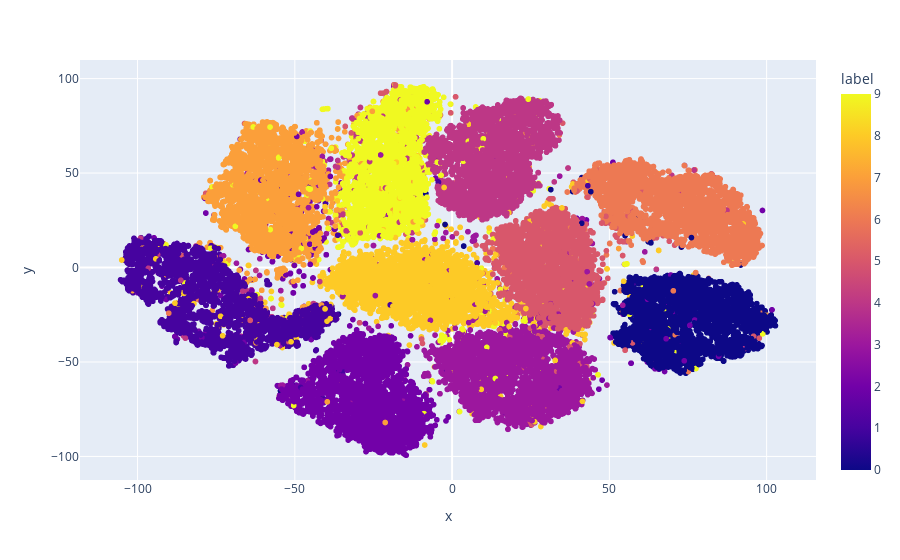

The notebook cell this image was saved under:
### Code cell
import plotly.express as px
fig=px.scatter(data,x='x',y='y',color='label')
fig.show()

### Figure 1 — Plotly figure (JSON) as saved in the notebook; plotly's stock layout.template omitted (floating-point values rounded to 4 significant figures; data arrays with more than 128 entries replaced by an {"elided": "..."} marker saying what was removed)
{"data": [{"hovertemplate": "x=%{x}<br>y=%{y}<br>label=%{marker.color}<extra></extra>", "legendgroup": "", "marker": {"color": {"elided": "42000 int values"}, "coloraxis": "coloraxis", "symbol": "circle"}, "mode": "markers", "name": "", "showlegend": false, "type": "scattergl", "x": {"elided": "42000 float values"}, "xaxis": "x", "y": {"elided": "42000 float values"}, "yaxis": "y"}], "layout": {"coloraxis": {"colorbar": {"title": {"text": "label"}}, "colorscale": [[0, "#0d0887"], [0.1111, "#46039f"], [0.2222, "#7201a8"], [0.3333, "#9c179e"], [0.4444, "#bd3786"], [0.5556, "#d8576b"], [0.6667, "#ed7953"], [0.7778, "#fb9f3a"], [0.8889, "#fdca26"], [1, "#f0f921"]]}, "legend": {"tracegroupgap": 0}, "margin": {"t": 60}, "xaxis": {"anchor": "y", "domain": [0, 1], "title": {"text": "x"}}, "yaxis": {"anchor": "x", "domain": [0, 1], "title": {"text": "y"}}}}
